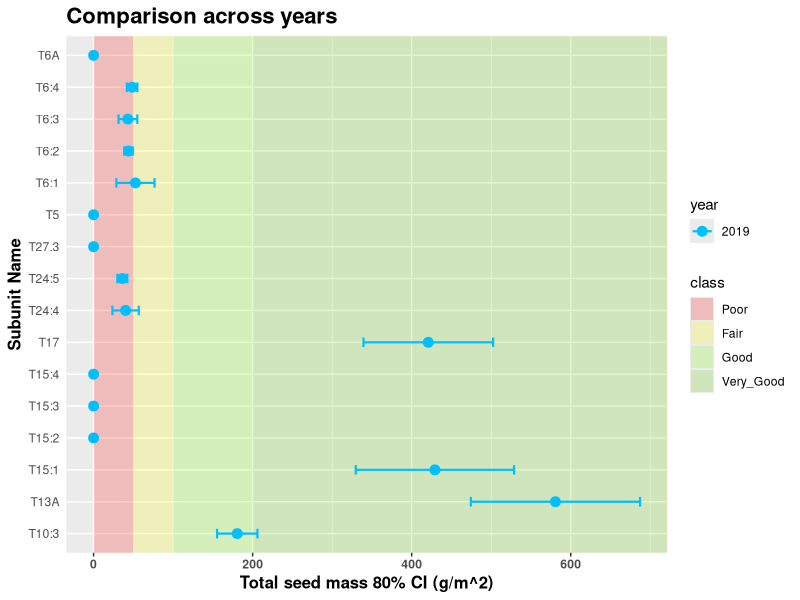
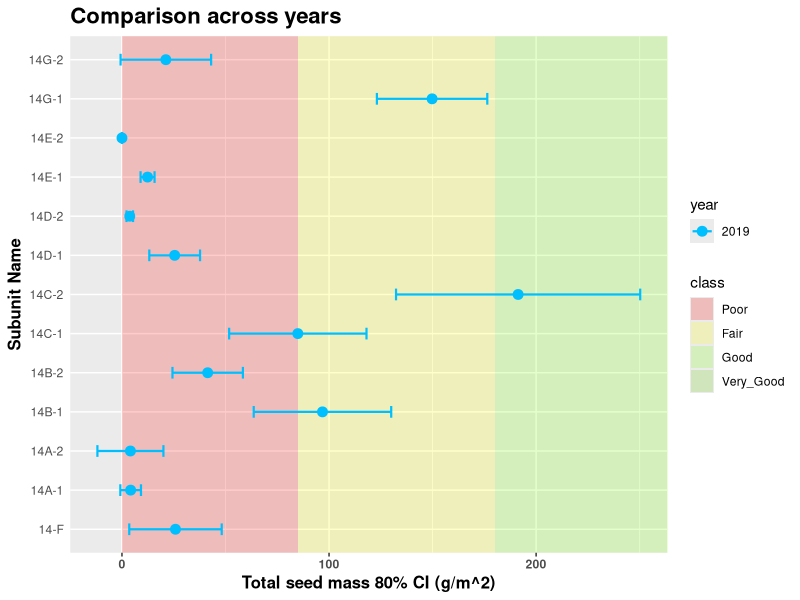
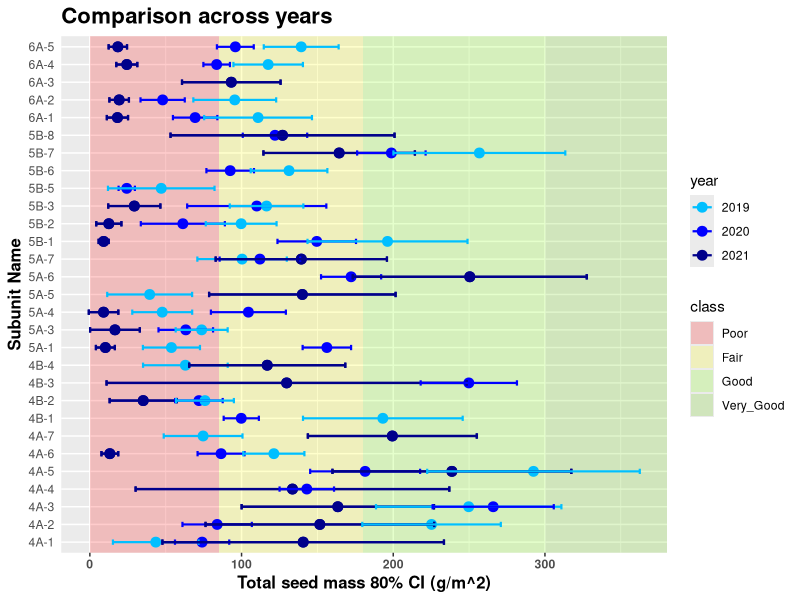
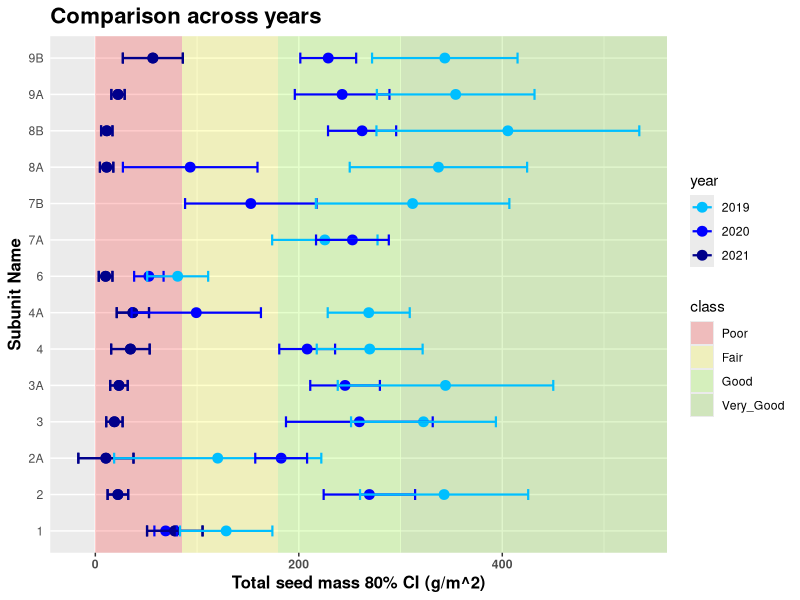
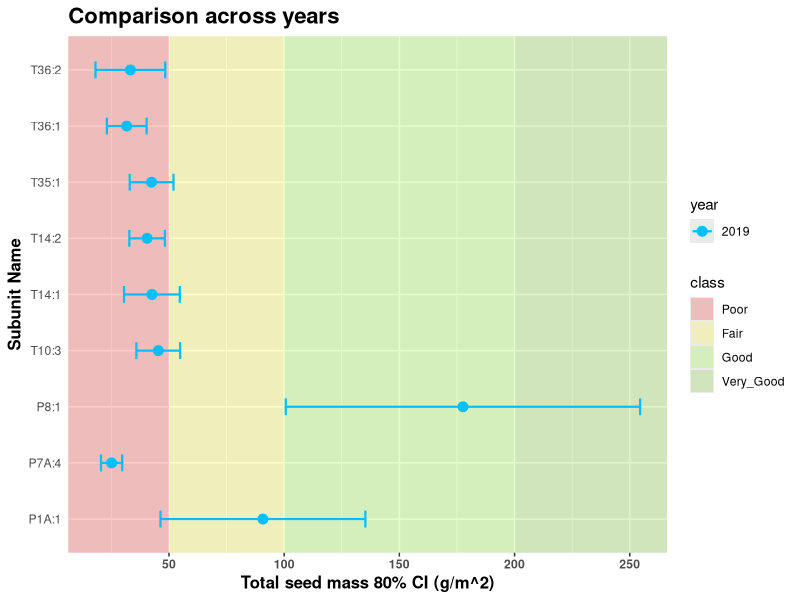
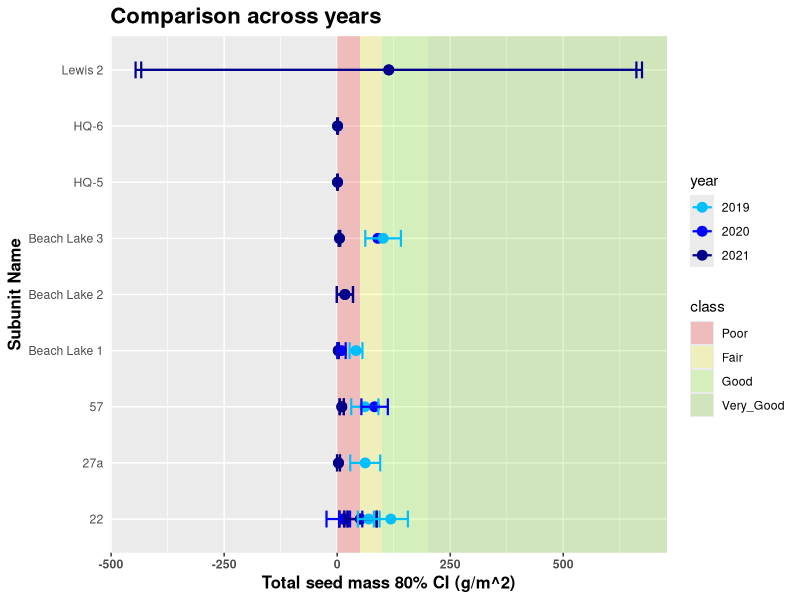
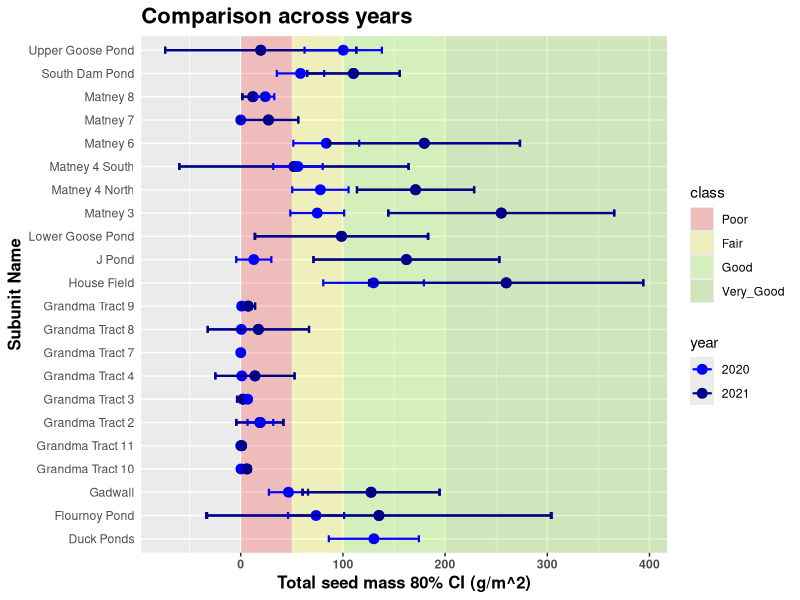

These charts were generated, in order, by the following R code: (Note: this script raises an error after producing the figures.)
## ---- chunk 1

knitr::opts_chunk$set(echo = TRUE)
library(rmarkdown)
library(tidyverse)
library(knitr)
library(kableExtra)


## ---- chunk 2

# In the future, this chunk should join all years available or
# use a file with all years that is automatically created at the server.

gm2_2019 <- read.csv("MainScriptDataOutput/qdt_mass_g_m2_2019.txt") %>%
  dplyr::select(-X) %>%
  mutate(year = 2019)

gm2_2020 <- read.csv("WHAP2020-21/Output2020/qdt_mass_g_m2_2020.txt") %>%
  dplyr::select(-X) %>%
  mutate(year = 2020)

gm2_2021 <- read.csv("WHAP2021-22/Output2021/qdt_mass_g_m2_2021.txt") %>%
  dplyr::select(-X) %>%
  mutate(year = 2021)

# 2021 column names are different than 2020 and 2019. Need to decide on a
# and edit files from past years.
colnames(gm2_2021)[1] <- "Unit_Name"
colnames(gm2_2021)[2] <- "Subunit_Name"

# Combine data for all years.
whap_su_years <- bind_rows(gm2_2019, gm2_2020, gm2_2021) %>%
  mutate(year = factor(year))

# Add new LIT name for KRN 14 subunits to create a different figure
# for these subunits
levels(whap_su_years$LIT) <- c(levels(whap_su_years$LIT), "KRN14") 
whap_su_years$LIT[whap_su_years$Unit_Name == "14"]  <- "KRN14" 

# Use only 2021 for the figures
# whap_su_years <- gm2_2021 %>%
#   mutate(year = factor(year))


## ---- chunk 3

viaClass <- read.csv("WHAP_Viability_20210610.csv") %>%
  pivot_longer(cols = c(Poor, Fair, Good, Very_Good),
               names_to = "class",
               values_to = "lower_bound") %>%
  pivot_wider(names_from = LIT,
              values_from = lower_bound) %>%
  mutate(class = fct_reorder(class, KRN, mean),
         class_color = c("red", "yellow", "chartreuse", "chartreuse3"),
         class = factor(class, ordered = TRUE))

ST_viaClass <- read.csv("WHAP_Viability_ST.csv") %>%
  pivot_longer(cols = c(Poor, Fair, Good, Very_Good),
               names_to = "class",
               values_to = "lower_bound") %>%
  pivot_wider(names_from = LIT,
              values_from = lower_bound) %>%
  mutate(class = fct_reorder(class, KRN, mean),
         class_color = c("red", "yellow", "chartreuse", "chartreuse3"),
         class = factor(class, ordered = TRUE))

WG_viaClass <- read.csv("WHAP_Viability_WG.csv") %>%
  pivot_longer(cols = c(Poor, Fair, Good, Very_Good),
               names_to = "class",
               values_to = "lower_bound") %>%
  pivot_wider(names_from = LIT,
              values_from = lower_bound) %>%
  mutate(class = fct_reorder(class, KRN, mean),
         class_color = c("red", "yellow", "chartreuse", "chartreuse3"),
         class = factor(class, ordered = TRUE))

SW_viaClass <- read.csv("WHAP_Viability_SW.csv") %>%
  pivot_longer(cols = c(Poor, Fair, Good, Very_Good),
               names_to = "class",
               values_to = "lower_bound") %>%
  pivot_wider(names_from = LIT,
              values_from = lower_bound) %>%
  mutate(class = fct_reorder(class, KRN, mean),
         class_color = c("red", "yellow", "chartreuse", "chartreuse3"),
         class = factor(class, ordered = TRUE))


## ---- chunk 4

# Potential improvement: The user can select what years and subunits to compare
# by providing vectors with their names.

plot_years <- function(spp = c("total"),
                       data = whap_su_years) {
  # whap_su_years is a df containing the subunit estimates in all refuges all years
  # it contains a column named year
  # check that data has the correct format
  
  year_plots <- list()
  
  for (i in unique(data$LIT)) { # this has to be modified for more than one species
    
    data_i <- data %>% dplyr::filter(LIT == i)
    
    # in the future, use the spp argument to determine what will be plotted
    
    year_plots[[i]] <-
                 ggplot(data = data_i %>% arrange(tot_g_m2),
                        aes(x = Subunit_Name,
                            y = tot_g_m2,
                            color = year)) +
                 scale_color_manual(values = c("2019" = "deepskyblue",
                                               "2020" = "blue",
                                               "2021" = "darkblue")) +
                 ggtitle("Comparison across years") +
                 geom_rect(data = viaClass,
                           inherit.aes = FALSE,
                           aes(NULL,
                               NULL,
                               xmin = -Inf,
                               xmax = Inf,
                               fill = class),
                           ymin = unlist(viaClass[, i]),
                           ymax = unlist(c(viaClass[-1, i], Inf))) +
                 scale_fill_manual(values = alpha(c("red",
                                                    "yellow",
                                                    "chartreuse",
                                                    "chartreuse3"),
                                                  0.2)) +
                 geom_point(size = 3) +
                 xlab('Subunit Name') +
                 ylab("Total seed mass 80% CI (g/m^2)") +
                 geom_errorbar(aes(ymin = CI80lwr,
                                   ymax = CI80upr),
                               width = 0.3,
                               cex = 0.75) +
                 theme(plot.title = element_text(size = 16, face = "bold"),
                       axis.ticks.y = element_blank(),
                       axis.text.x = element_text(face = "bold"),
                       axis.title = element_text(size = 12,
                                                 face = "bold"),
                       strip.text.y = element_text(hjust = 0,
                                                   vjust = 1,
                                                   angle = 180,
                                                   face = "bold")) +
                 coord_flip()
    print(year_plots[[i]])
  }
  return(year_plots)
}

plot_years()


## ---- chunk 5

plot_years_st <- function(spp = c("total"),
                       data = whap_su_years) {
  # whap_su_years is a df containing the subunit estimates in all refuges all years
  # it contains a column named year
  # check that data has the correct format
  
  year_plots_st <- list()
  
  for (i in unique(data$LIT)) { 
    
    data_i <- data %>% dplyr::filter(LIT == i)
    
    year_plots_st[[i]] <-
                 ggplot(data = data_i %>% arrange(st_g_m2),
                        aes(x = Subunit_Name,
                            y = st_g_m2,
                            color = year)) +
                 scale_color_manual(values = c("2019" = "deepskyblue",
                                               "2020" = "blue",
                                               "2021" = "darkblue")) +
                 labs(color = "year") +
                 ggtitle("Comparison across years") +
                 geom_rect(data = ST_viaClass,
                           inherit.aes = FALSE,
                           aes(NULL,
                               NULL,
                               xmin = -Inf,
                               xmax = Inf,
                               fill = class),
                           ymin = unlist(ST_viaClass[, i]),
                           ymax = unlist(c(ST_viaClass[-1, i], Inf))) +
                 scale_fill_manual(values = alpha(c("red",
                                                    "yellow",
                                                    "chartreuse",
                                                    "chartreuse3"),
                                                  0.2)) +
                 geom_point(size = 3) +
                 xlab('Subunit Name') +
                 ylab("Swamp timothy seed mass 80% CI (g/m^2)") +
                 geom_errorbar(aes(ymin = CI80lwr_st,
                                   ymax = CI80upr_st),
                               width = 0.3,
                               cex = 0.75) +
                 theme(plot.title = element_text(size = 16, face = "bold"),
                       axis.ticks.y = element_blank(),
                       axis.text.x = element_text(face = "bold"),
                       axis.title = element_text(size = 12,
                                                 face = "bold"),
                       strip.text.y = element_text(hjust = 0,
                                                   vjust = 1,
                                                   angle = 180,
                                                   face = "bold")) +
                 coord_flip()
    print(year_plots_st[[i]])
  }
  return(year_plots_st)
}

plot_years_st()

## ---- chunk 6

plot_years_wg <- function(spp = c("total"),
                       data = whap_su_years) {
  # whap_su_years is a df containing the subunit estimates in all refuges all years
  # it contains a column named year
  # check that data has the correct format
  
  year_plots_wg <- list()
  
  for (i in unique(data$LIT)) { 
    
    data_i <- data %>% dplyr::filter(LIT == i)
    
    year_plots_wg[[i]] <-
                 ggplot(data = data_i %>% arrange(wg_g_m2),
                        aes(x = Unit_Name,
                            y = wg_g_m2,
                            color = year)) +
                 scale_color_manual(values = c("2019" = "deepskyblue",
                                               "2020" = "blue",
                                               "2021" = "darkblue")) +
                 labs(color = "year") +
                 ggtitle("Comparison across years") +
                 geom_rect(data = WG_viaClass,
                           inherit.aes = FALSE,
                           aes(NULL,
                               NULL,
                               xmin = -Inf,
                               xmax = Inf,
                               fill = class),
                           ymin = unlist(WG_viaClass[, i]),
                           ymax = unlist(c(WG_viaClass[-1, i], Inf))) +
                 scale_fill_manual(values = alpha(c("red",
                                                    "yellow",
                                                    "chartreuse",
                                                    "chartreuse3"),
                                                  0.2)) +
                 geom_point(size = 3) +
                 xlab('Subunit Name') +
                 ylab("Watergrass seed mass 80% CI (g/m^2)") +
                 geom_errorbar(aes(ymin = CI80lwr_wg,
                                   ymax = CI80upr_wg),
                               width = 0.3,
                               cex = 0.75) +
                 theme(plot.title = element_text(size = 16, face = "bold"),
                       axis.ticks.y = element_blank(),
                       axis.text.x = element_text(face = "bold"),
                       axis.title = element_text(size = 12,
                                                 face = "bold"),
                       strip.text.y = element_text(hjust = 0,
                                                   vjust = 1,
                                                   angle = 180,
                                                   face = "bold")) +
                 coord_flip()
    print(year_plots_wg[[i]])
  }
  return(year_plots_wg)
}

plot_years_wg()

## ---- chunk 7

plot_years_sw <- function(spp = c("total"),
                       data = whap_su_years) {
  # whap_su_years is a df containing the subunit estimates in all refuges all years
  # it contains a column named year
  # check that data has the correct format
  
  year_plots_sw <- list()
  
  for (i in unique(data$LIT)) {
    
    data_i <- data %>% dplyr::filter(LIT == i)
    
    year_plots_sw[[i]] <-
                 ggplot(data = data_i %>% arrange(sw_g_m2),
                        aes(x = Unit_Name,
                            y = sw_g_m2,
                            color = year)) +
                 scale_color_manual(values = c("2019" = "deepskyblue",
                                               "2020" = "blue",
                                               "2021" = "darkblue")) +
                 ggtitle("Comparison across years") +
                 geom_rect(data = SW_viaClass,
                           inherit.aes = FALSE,
                           aes(NULL,
                               NULL,
                               xmin = -Inf,
                               xmax = Inf,
                               fill = class),
                           ymin = unlist(SW_viaClass[, i]),
                           ymax = unlist(c(SW_viaClass[-1, i], Inf))) +
                 scale_fill_manual(values = alpha(c("red",
                                                    "yellow",
                                                    "chartreuse",
                                                    "chartreuse3"),
                                                  0.2)) +
                 geom_point(size = 3) +
                 xlab('Subunit Name') +
                 ylab("Smartweed seed mass 80% CI (g/m^2)") +
                 geom_errorbar(aes(ymin = CI80lwr_sw,
                                   ymax = CI80upr_sw),
                               width = 0.3,
                               cex = 0.75) +
                 theme(plot.title = element_text(size = 16, face = "bold"),
                       axis.ticks.y = element_blank(),
                       axis.text.x = element_text(face = "bold"),
                       axis.title = element_text(size = 12,
                                                 face = "bold"),
                       strip.text.y = element_text(hjust = 0,
                                                   vjust = 1,
                                                   angle = 180,
                                                   face = "bold")) +
                 coord_flip()
    print(year_plots_sw[[i]])
  }
  return(year_plots_sw)
}

plot_years_sw()

## ---- chunk 8

# load in files
kgLIT_2021 <- read.csv("WHAP2021-22/ScriptInput2021/mass_kg_LIT_2021.txt")

kgLIT_2020 <- read.csv("WHAP2020-21/ScriptInput2020/mass_kg_LIT_2020.txt")

kgLIT_2019 <- read.csv("MainScriptDataOutput/mass_kg_LIT_2019.txt")


# prep data
kgLIT <- bind_rows(kgLIT_2019, kgLIT_2020, kgLIT_2021) %>%
  mutate(year = factor(year)) %>%
  dplyr::select(LIT, st_kg.ha, wg_kg.ha, sw_kg.ha, year) %>%
  pivot_longer(cols = ends_with("kg.ha"),
               names_to = "species",
               values_to = "kg.ha",
               values_drop_na = TRUE)

kgLIT$species[kgLIT$species == "st_kg.ha"] <- "swamp timothy"

kgLIT$species[kgLIT$species == "wg_kg.ha"] <- "watergrass"

kgLIT$species[kgLIT$species == "sw_kg.ha"] <- "smartweed"

kgLIT <- kgLIT[-c(14), ]


# plot the bar charts
plot_kg_ha <- function(data = kgLIT) {
  
  year_bar_plots <- list()
  
  for (i in unique(data$LIT)) {
    
    data_i <- data %>% dplyr::filter(LIT == i)
    
    year_bar_plots[[i]] <-
                 ggplot(data = data_i,
                        aes(x = species,
                            y = kg.ha,
                            fill = year)) +
                 ylim(0, 600) +
                 geom_bar(stat="identity", position=position_dodge()) +
                 scale_fill_manual(values = c("2019" = "deepskyblue",
                                              "2020" = "blue",
                                              "2021" = "darkblue")) +
                 xlab('\nspecies') +
                 ylab("seed production per refuge area (kg/ha)\n") +
                 theme_minimal()
                
    print(year_bar_plots[[i]])
  }
  return(year_bar_plots)
}

plot_kg_ha()
